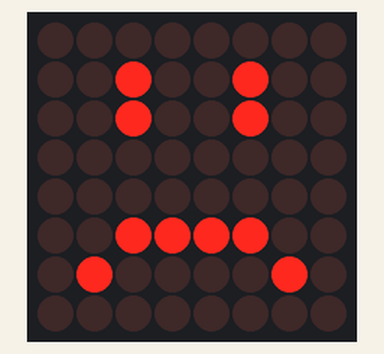
Recording of a sketch running on a simulated Arduino Uno, built with avr-gcc and run on an emulated ATmega328P. On the bench: 8×8 LED matrix.

Above: at 0.1 s.
At 1.1 s:
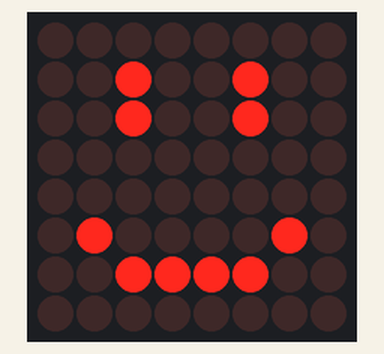

The sketch:

smilies.ino
```cpp
// Inladen van de ledcontrol bibliotheek.
#include "LedControl.h"

// VCC -> 5V
// GND -> GND
// DIN -> 12
// CS  -> 11
// CLK -> 10

LedControl lc=LedControl(12, 10, 11, 1); // DIN, CLK, CS, NRDEV

void setup() {
    // Haal het aantal apparaten op dat we hebben "gecreëerd" met Ledcontrol.
    int devices=lc.getDeviceCount();
    // Alle apparaten initialiseren (in een loop).
    for(int address=0;address<devices;address++) {
        // De MAX72XX IC is in slaapstand modus bij opstarten.
        lc.shutdown(address,false);
        // Zet de helderheid op een medium niveau.
        lc.setIntensity(address,8);
        // Maak de dot matrix leeg (clear display).
        lc.clearDisplay(address);
    }
}

byte happy[] = {
  B00000000,
  B00100100,
  B00100100,
  B00000000,
  B00000000,
  B01000010,
  B00111100,
  B00000000,
};

byte sad[] = {
  B00000000,
  B00100100,
  B00100100,
  B00000000,
  B00000000,
  B00111100,
  B01000010,
  B00000000,
};

void loop() {
    // Lees het aantal apparaten uit.
    int devices=lc.getDeviceCount();

    setLeds(sad);
    delay(1000);
    setLeds(happy);
    delay(1000);
}

void setLeds(byte pattern[]) {
  for (int i = 0; i < 8; i++)  { lc.setRow(0,i,pattern[i]); }
}
```

Measured:
- what the display in image 1 shows lasts 1.0 s, from 1.0 s to 2.0 s
